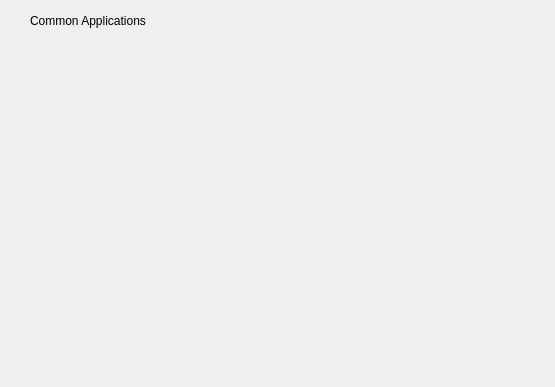
<?xml version="1.0" encoding="UTF-8"?>
<ui version="4.0">
 <class>Applications</class>
 <widget class="QWidget" name="Applications">
  <property name="geometry">
   <rect>
    <x>0</x>
    <y>0</y>
    <width>555</width>
    <height>387</height>
   </rect>
  </property>
  <property name="windowTitle">
   <string>Form</string>
  </property>
  <widget class="QLabel" name="title">
   <property name="geometry">
    <rect>
     <x>30</x>
     <y>10</y>
     <width>201</width>
     <height>21</height>
    </rect>
   </property>
   <property name="text">
    <string>Common Applications</string>
   </property>
  </widget>
  <widget class="StyledButton" name="btnCar" native="true">
   <property name="geometry">
    <rect>
     <x>20</x>
     <y>60</y>
     <width>91</width>
     <height>80</height>
    </rect>
   </property>
  </widget>
  <widget class="StyledButton" name="btnRepair" native="true">
   <property name="geometry">
    <rect>
     <x>150</x>
     <y>60</y>
     <width>91</width>
     <height>80</height>
    </rect>
   </property>
  </widget>
  <widget class="StyledButton" name="btnBuy" native="true">
   <property name="geometry">
    <rect>
     <x>290</x>
     <y>60</y>
     <width>81</width>
     <height>80</height>
    </rect>
   </property>
  </widget>
  <widget class="StyledButton" name="btnPrint" native="true">
   <property name="geometry">
    <rect>
     <x>420</x>
     <y>60</y>
     <width>101</width>
     <height>80</height>
    </rect>
   </property>
  </widget>
  <widget class="StyledButton" name="btnAsset" native="true">
   <property name="geometry">
    <rect>
     <x>150</x>
     <y>200</y>
     <width>101</width>
     <height>80</height>
    </rect>
   </property>
  </widget>
  <widget class="StyledButton" name="btnHall" native="true">
   <property name="geometry">
    <rect>
     <x>20</x>
     <y>210</y>
     <width>101</width>
     <height>80</height>
    </rect>
   </property>
  </widget>
 </widget>
 <customwidgets>
  <customwidget>
   <class>StyledButton</class>
   <extends>QWidget</extends>
   <header>StyledButton.h</header>
   <container>1</container>
  </customwidget>
 </customwidgets>
 <resources/>
 <connections/>
</ui>
